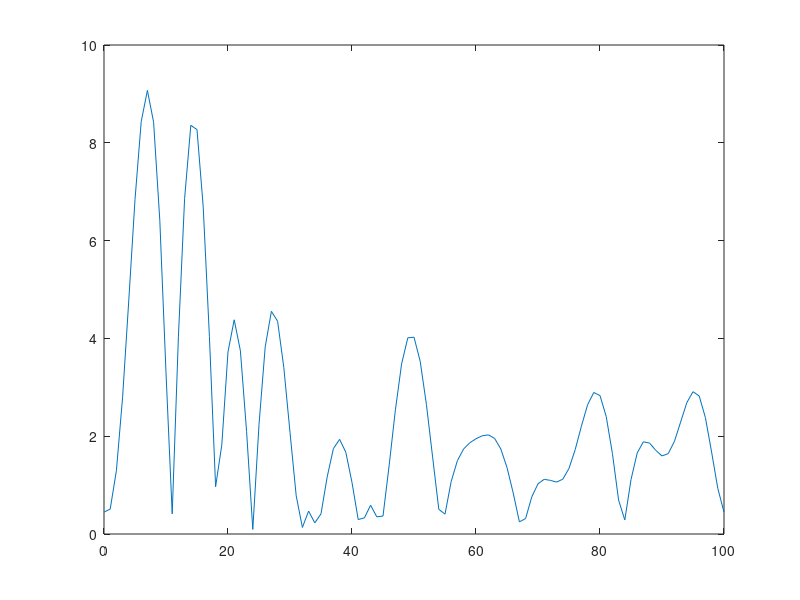

Source code (MATLAB): (Note: this script raises an error after producing the figure.)
%% Introduction
%MATLAB script from Contemporary Communications Systems Using MATLAB by
%John G. Proakis 
%transcribed from the book 25 September 2023
%parameterized for Neptune 25 September 2023

%% Script of Illustrative Example from Book
%In the example from the book, K = 10 and N = 20.
%A channel that has bandwidth B is subdivided in to K channels.
%N-point inverse DFT (IDFT) yields a real-valued sequence, where 1/square root of N
%is simply a scale factor. The sequence xn , 0 >= n <= N-1 corresponds
%to the samples of the multicarrier OFDM signat xt, consisting of K=N/2
%subscarriers. T is the signal duration, or signal interval.

%The modulator in an OFDM system can be implemented by computing the
%inverse DFT (7.6.4). The demodulator that recovers the information symbols
%from the received signal samples is implemented by computing the DFT
%(7.6.7). 

%Below, we are using the 16 point QAMsignal constellation shown in a
%previous figure, we select pseudorandomly each of the information symbols
%X1, X2, ... ,X9. With T=100 seconds, we generate the transmitted signal
%waveform and then plot it. We compute the IDFT values. We show that x(t),
%evaulatied at Tn/N, N = 0 to N-1, corresponds to the IDFT values. Finally,
%using the IDFT values, we computer the DFT. This means we've recovered the
%information symbols Xk, 1 <= k <= 9, from the samples of x(t),
%where t = n*T/N, 0 <= n <= N-1

clear all

%echo on turns on echoing for statements in all script files. When you turn on echoing, 
% MATLAB® displays each line in the file in the Command Window as it runs. Normally, 
% the statements in a script are not displayed during execution. Statement echoing is 
% useful for debugging and for demonstrations.
echo on

%number of information symbols. We have 9 information symbols and one zero
%valued symbol, at DC.
K = 10;

%we create N = 2K symbols by defining X(N-k) = X*k
%The sequence Xn, 0 <= n <= N-1, corresponds to the samples of the
%multicarrier OFDM signal x(t), consisting of K = N/2 subcarriers. 
%The information symbol X0 is set to zero. Since x(t) must be a real-valued
%signal, its N-point DFT (Xk) must satsify the symmetry property.
%Therefore, from the K information Symbols Kx we create N = 2K symbols.
N = 2*K;

%sample interval in seconds
%the symbol rate Ts = 1/T on each of the subchannels is equal to the frequency
%separation Bc of adjacent subcarriers. Bc = bandwidth/K. T = K*Ts. 
%The book clearly listed this as seconds, but the math doesn't check out.
T = 100;

%Testing T = 100 seconds. Tcheck should equal T. It doesn't. 
Ts = 1/T;
Tcheck = K*Ts;

%a is a 1 by 36 matrix of random numbers
a = rand(1,36);

%subtract 0.5 from all elements of the matrix a, then apply the signum function
%to the result. This "splits" the values into randomly distributed 1 and -1
a = sign(a-0.5);

%we create a 9 by 4 matrix out of a with the reshape function.
b = reshape(a,9,4);

%Generate the 16 QAM points
%take the columns of b and multiply them as follows. This makes one column
%of complex numbers. This is 9 by 1.
XXX = 2*b(:,1) + b(:,2) +j*(2*b(:,3) + b(:,4));

%Transpose XXX to convert it from column to row and store in XX. This is 1 by 9.
XX = XXX';

%modify X to put in a leading 0, the contents of XX, another zero, and then
%use the complex conjugate function conj() to get the complex conjugate of each element 
% of XX in reverse order, and append this result to X
%Doing this we get a 1 by 20 size matrix. It is double the number of
%symbols, with a leading zero and a zero in between the two halves. The
%center DC component is set to zero.
%Why are we doing this? Symmetry property.
%X is the set of complex frequencies at this point? That's what they have
%to be in order to take the IDFT and get a complex time series. 
X = [0 XX 0 conj(XX(9:-1:1))];

%set up xt to be a 1 by 101 matrix of zeros. 
xt = zeros(1,101);

%create multicarrier OFDM signal samples consisting of K = N/2 subcarriers
%(7.6.5)
%For each tick in time t, 0 to 100, calculate x(t)
%take the symbol k from X and multiply it by exp(j*2*pi*k*t/T) and sum them
%up. There are 0 to 19 symbols which is the entire symmetric set around
%zero of the information symbols. And a leading zero symbol.
%T = 100 seconds sure looks and feels like a misprint. 
%So, for 100 times in a row, we sum up the entire set of information
%symbols using exp(j*2*pi*k*t/T) so k goes 0 to 19 for each t/T

for t=0:100
    for k=0:N-1
        xt(1,t+1)=xt(1,t+1)+1/sqrt(N)*X(k+1)*exp(j*2*pi*k*t/T);
        echo off
    end
end


echo on

%set up xn to be a 1 by N matrix of zeros
xn = zeros(1,N);

%compute the N-point inverse DFT (IDFT) of X to get a real-valued sequence (7.6.4)
for n = 0:N-1
    for k = 0:N-1
        xn(n+1) = xn(n+1) + 1/sqrt(N)*X(k+1)*exp(j*2*pi*n*k/N);
        echo off
    end
end

%let's look at different x(k)
%we are wanting x(n) to be DC at x(0) - that's the lowest frequency
%x(n) runs from x(0) to x(N-1)
%N is the length of the symbol and will be 1024 for Neptune
%x(0) to x(N-1) then set first coefficient to 1 and the rest x(1) to x(N-1) to zero. DC
%coefficient is set to 1. When we do the IDFT, x(0) ends up 1/N which is a
%constant value. This is what we wanted to see for the DC term. In other words we 
%proved it was a constant.
%at k = 1, we have one sine wave, which is the lowest frequency. This is I
%think 1/T. The highest is at k = N-1, and this is fs/2. 
echo on

%show that xt corresponds to the IDFT values.

%using the IDFT values, compute the DFT using (7.6.7) and recover the
%information symbols

pause %Press any key to see a plot of x(t)

%plot 0 to 100 in the x axis, and the absolute value of x(t) in the y axis.
% Y = abs( X ) returns the absolute value of each element in input X . 
% If X is complex, abs(X) returns the complex magnitude. 
figure
plot([0:100], abs(xt))

%check the difference between xn and samples of x(t)
for n = 0:N-1
    index_check = T/N*n+1
    d(n+1) = xt(T/N*n+1) - xn(1+n);
    echo off
end

echo on

%The norm function calculates several different types of matrix norms: 
% e = norm(d) returns the largest singular value of d, which is the set of
% differences between xt and xn
e = norm(d)

%set up a 1 by 10 matrix of zeros (is this all we need?)
Y = zeros(1,10);

%Compute the DFT using (7.6.7) (we only had 9 values, remember? each of
%these values was calculated using all of the DFT points)
for k = 1:9
    for n = 0:N-1
        Y(1,k+1) = Y(1,k+1) + 1/sqrt(N)*xn(n+1)*exp(-j*2*pi*k*n/N);
        echo off
    end
end

echo on

%get the difference between the first ten elements of Y and X, then get the
%largest singular value of this list of differences. 
dd = Y(1:10) - X(1:10);
ee = norm(dd);

echo off

%% Script Adapted for Neptune Mandatory Specification

%see https://github.com/OpenResearchInstitute/Neptune/
%In the Neptune Mandatory specification, K = 901 and FFT size = 1024.
%Unlike the Proakis book, these aren't simple multiples of each other.
%FFT sizes are most frequently powers of two because the math works out
%better that way in terms of efficiency in the calculations. 
%The Neptune specification has optional configurations, but we're going to stick with
%the mandatory configuration for the first run through.  

%A channel that has bandwidth B is subdivided in to K channels.
%N-point DFT (IDFT) yields a real-valued sequence, where 1/square root of N
%is simply a scale factor. The sequence x of n , 0 >= n <= N-1 corresponds
%to the samples of the multicarrier OFDM signat x of t, consisting of K
%subscarriers. T is the signal duration, or signal interval, 

%Note:
%for HDL Coder, we're going to probably need to use the exp block in simulink.
% https://www.mathworks.com/help/simulink/slref/mathfunction.html

%Below, we are using the 16 point QAMsignal constellation shown in a
%previous figure, we select pseudorandomly each of the information symbols
%X1, X2, ... ,X9. With T=100 seconds, we generate the transmitted signal
%waveform and then plot it. We compute the IDFT values. We show that x(t),
%evaulatied at Tn/N, N = 0 ro N-1, corresponds to the IDFT values. Finally,
%using the IDFT values, we computer the DFT. This means we've recovered the
%information symbols Kx, 1 <= k <= 9, from the samples of x(t). 


%echo on turns on echoing for statements in all script files. When you turn on echoing, 
% MATLAB® displays each line in the file in the Command Window as it runs. Normally, 
% the statements in a script are not displayed during execution. Statement echoing is 
% useful for debugging and for demonstrations.
echo on

%set the mandatory bandwidth
B = 20e6;

%Set the master clock frequency assumed in the specification
Fs = 20.48e6;

%set the IFFT size (this is the number of points in the DFT (IDFT).
% This value was N in the book. We aren't really going to use this? It's
% 1024 before calculating a 1024 FFT is easier than calcuating a 901 FFT? 
IFFTsize = 1024;

%set mandatory subcarrier spacing
SS = Fs/IFFTsize;

%the specification lists 901 subcarriers. 
Kspec = 901;

%number of virtual carriers in the specification is calculated
Nvc = IFFTsize - Kspec;

%calculate the RF bandwidth from the subcarrier spacing times the number of
%channels give in the specification
%****This matches the number in the spec, which is 18 MHz
RFBW = Kspec*SS;

%sample interval (in seconds?) we need to make it 5x the value of IFFTsize 
%which is what the book example did 
%in order for the error checking at the end to work out. 
T = 5*IFFTsize; 

%instead of the 20 channels in the example in the book, we now have 901. 
%working backwards, and using a similar construction technique from the
%book, and using 16QAM, we are going to need to construct an n by 4 matrix.
%To make the 20 channels, we had a zero value, 9 random complex numbers,
%another zero value, and then the complex conjugates of those 9 random
%complex numbers in reverse order. I am not entirely clear yet on why we
%did that, since it doesn't seem to enter into the math. 

%a is a 1 by 4*n matrix of random numbers, where n = roughly half of K.
%A pattern of "0 n 0 n" does not sum up to an odd number. So there's no 
% solution, but we can add one more zero at the end like this "0 n 0 n 0"
% and it then evens out. Does this wreck any of the math? 

%Of the 901 information bearing subcarriers, 
% 451 are mapped into the positive frequency inputs at IFFT[0] through IFFT[450], 
% whereas the remaining 450 are mapped into the negative frequency inputs 
% at IFFT[574] through IFFT[1023]. 

%create the data that goes into the information bearing subcarriers
%we'll need 4x the number of information bearing subcarriers to start with
a = rand(1,Kspec*4);

%subtract 0.5 from all elements of the matrix a, then apply the signum function
%to the result. This "splits" the values into randomly distributed 1 and -1
a = sign(a-0.5);

%we create a Kspec by 4 matrix out of a with the reshape function.
b = reshape(a,Kspec,4);

%Generate the 16 QAM points
%take the columns of b and multiply them as follows. This makes one column
%of complex numbers that are 16QAM encoded
XXX = 2*b(:,1) + b(:,2) +j*(2*b(:,3) + b(:,4));

%Transpose this matrix to convert from column to row.
XX = XXX';

%modify X to put in a leading 0 for k = 0 (the DC component), 
% then the first 451 values of XX, insert the virtual carriers,
%and then the 450 remaining values of XX. 
%We now have something that can be processed with a 1024 point IDFT.
X = [0 XX(1:451) zeros(1,Nvc-1) XX(452:901)];

%Create a vector of tones for Simulink implementation of IFFT 
Xsim = X';
%convert to time series for IFFT input in Simulink implementation
Xsim = timeseries(Xsim, 1/Fs);

%set up xt to be a 1 by T+1 matrix of zeros
xt = zeros(1,T+1);

%create multicarrier OFDM signal samples   
%(7.6.5)

for t = 0:T
    for k = 0:IFFTsize-1
         xt(1, t+1) = xt(1, t+1) + 1/sqrt(IFFTsize)*X(k+1)*exp(j*2*pi*k*t/T);
        echo off
    end
end

echo on

%set up xn to be a 1 by N matrix of zeros
xn = zeros(1,IFFTsize);

%compute the N-point inverse DFT (IDFT) of X to get a real-valued sequence (7.6.4)
%for n = 0:IFFTsize-1 
for n = 1:IFFTsize-1
    for k = 0:IFFTsize-1
        xn(n+1) = xn(n+1) + 1/sqrt(IFFTsize)*X(k+1)*exp(j*2*pi*n*k/IFFTsize);
        echo off
    end
end


echo on

%show that xt corresponds to the IDFT values.

%using the IDFT values, compute the DFT using (7.6.7) and recover the
%information symbols

pause %Press any key to see a plot of x(t)

%plot 0 to 100 in the x axis, and the absolute value of x(t) in the y axis.
% Y = abs( X ) returns the absolute value of each element in input X . 
% If X is complex, abs(X) returns the complex magnitude. 
figure
plot([0:T], abs(xt))

%check the difference between xn and samples of x(t)
for n = 0:IFFTsize-1
    d(n+1) = xt(T/IFFTsize*n+1) - xn(1+n);
    echo off
end


echo on

%The norm function calculates several different types of matrix norms: 
% e = norm(d) returns the largest singular value of d, which is the set of
% differences between xt and xn
e = norm(d)

%set up a 1 by 10 matrix of zeros
Y = zeros(1,IFFTsize);

%Compute the DFT using (7.6.7)
for k = 1:IFFTsize-1
    for n = 0:IFFTsize-1
        Y(1,k+1) = Y(1,k+1) + 1/sqrt(IFFTsize)*xn(n+1)*exp(-j*2*pi*k*n/IFFTsize);
        echo off
    end
end

echo on

%get the difference between the first ten elements of Y and X, then get the
%largest singular value of this list of differences. (10?)
dd = Y(1:IFFTsize) - X(1:IFFTsize);
ee = norm(dd)

%plot the error, leaving out k = 0. 
plot(2:1024, abs(dd(2:1024)), "LineWidth", 4)